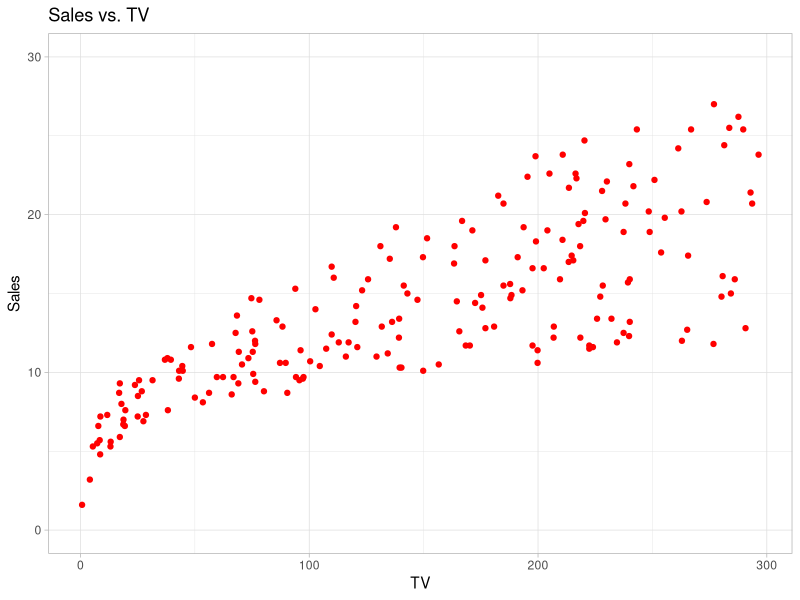
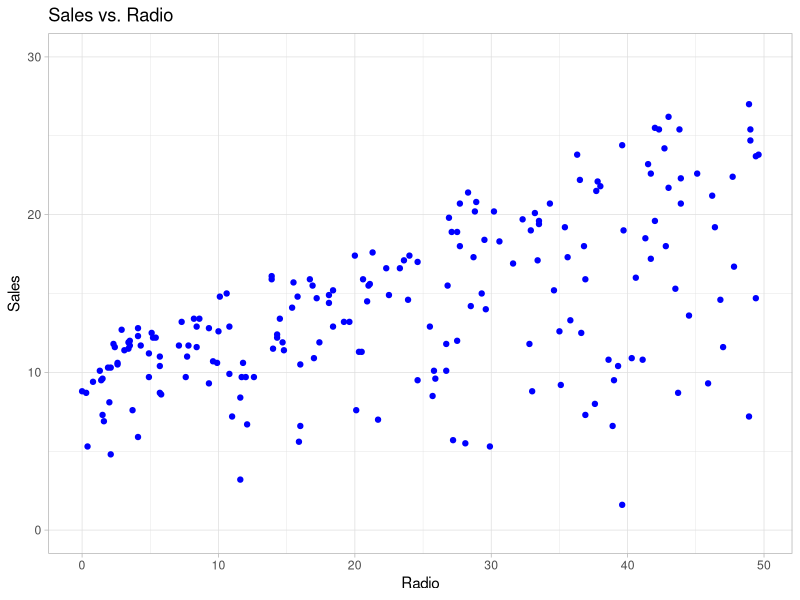
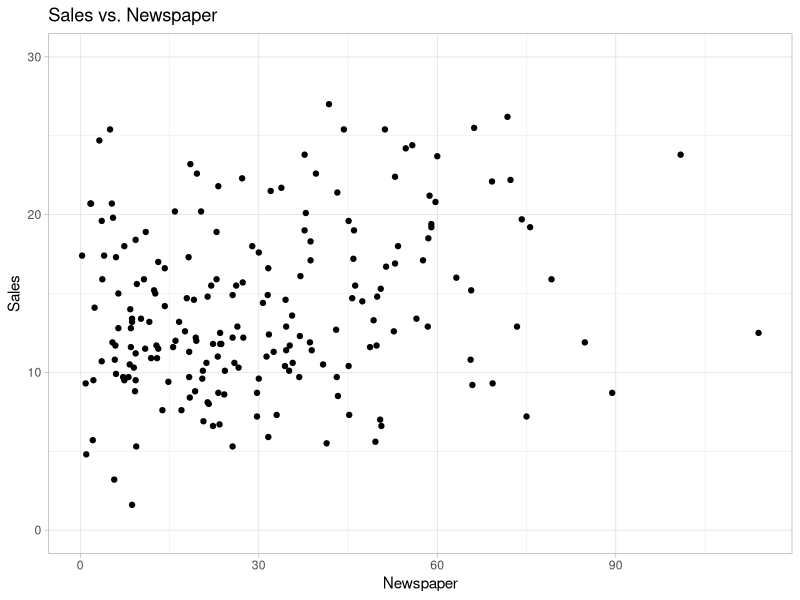

The R source for these figures, in order: (Note: this script raises an error after producing the figures.)
#install package tidyverse if necessary
library(tidyverse)
setwd("C:/Users/User.DESKTOP-PM04AA1/Documents/UMBC/CourseDataSets")

advertising = read.csv("Advertising.csv")

ggplot(data = advertising, mapping = aes(x = TV, y =  Sales)) +
  geom_point(color = "red") + ylim(c(0,30)) + # set limits for y-axis for better viewing
  labs(title = "Sales vs. TV", x = "TV", y = "Sales") + theme_light()

ggplot(data = advertising, mapping = aes(x = Radio, y =  Sales)) +
  geom_point(color = "blue") + ylim(c(0,30)) + # set limits for y-axis for better viewing
  labs(title = "Sales vs. Radio", x = "Radio", y = "Sales" ) + theme_light()

ggplot(data = advertising, mapping = aes(x = Newspaper, y =  Sales)) +
  geom_point(color = "black") + ylim(c(0,30)) + # set limits for y-axis for better viewing
  labs(title = "Sales vs. Newspaper", x = "Newspaper", y = "Sales") + theme_light()

# Fit the linear regression model and assign it to "MyModel"
MyModel = lm(Sales ~ ., data = advertising)

# Coefficient Estimates, t statistics, p-values, R-squared, 
# and residual standard error
summary(MyModel)

## ANOVA (Analysis of Variance) Table
anova(MyModel)

## Obtaining the Parameter Estimates
coef(MyModel)

## 95% Confidence Intervals for the Parameters
confint(MyModel, level = 0.95)

## 95% Confidence Interval for the Mean Value of Y Given X = x
predict(MyModel,newdata = data.frame(TV = 130), # x value entered as a data frame
        interval = "confidence")

# We can also obtain CIs for multiple values of dist
# Now dist is entered as a vector inside of a data frame
predict(MyModel, newdata = data.frame(TV = c(130, 140, 150)), interval = "confidence")

myFittedValue = predict(MyModel,
        newdata = data.frame(TV = advertising$TV), interval = "confidence")

myNewData = data.frame(myFittedValue, TV=advertising$TV)


ggplot(data = myNewData, mapping = aes(x = TV, y = fit)) +
    geom_line(aes(x = TV, y = fit ), color = "blue", size = .5) +
    geom_line(aes(x = TV, y = lwr ), color = "black", size = 1)+
    geom_line(aes(x = TV, y = upr ), color = "black", size = 1)+
    geom_point(aes(x = TV, y = advertising$Sales), color = "red", size = 1) +
    labs(title = "TV vs Sales",  x = "TV",  y = "Sales") +  theme_light()
  
  